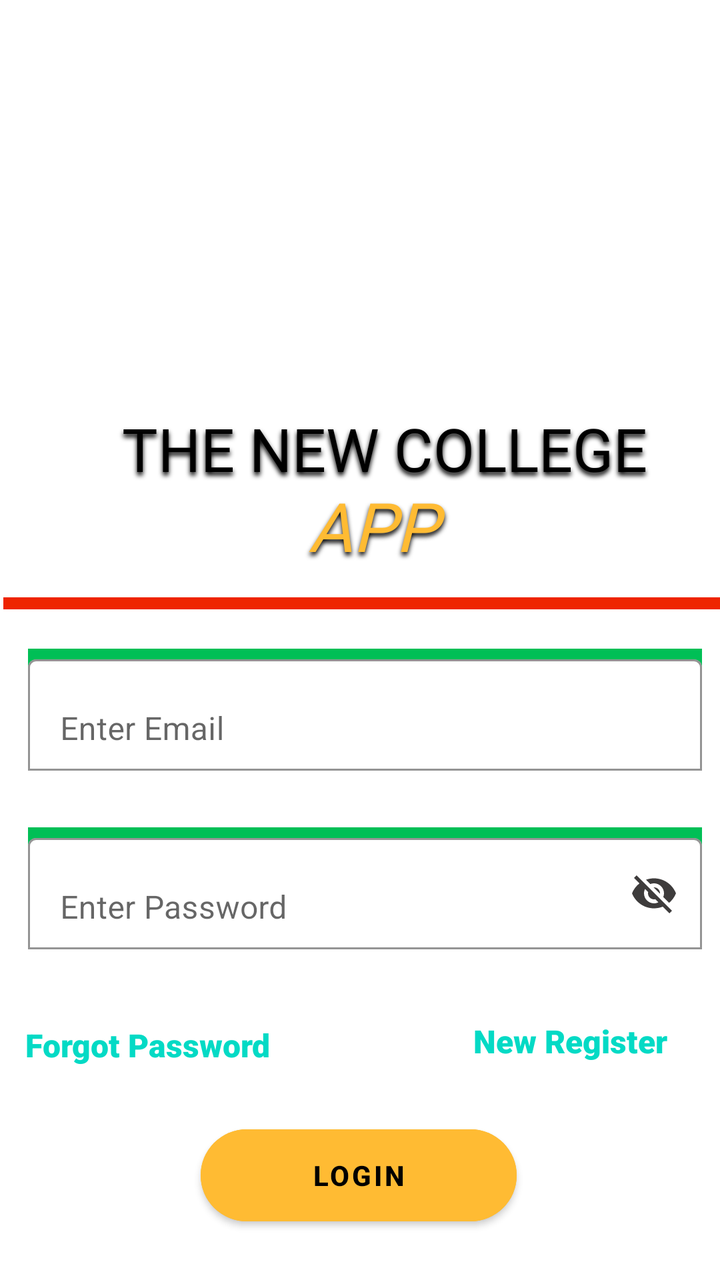
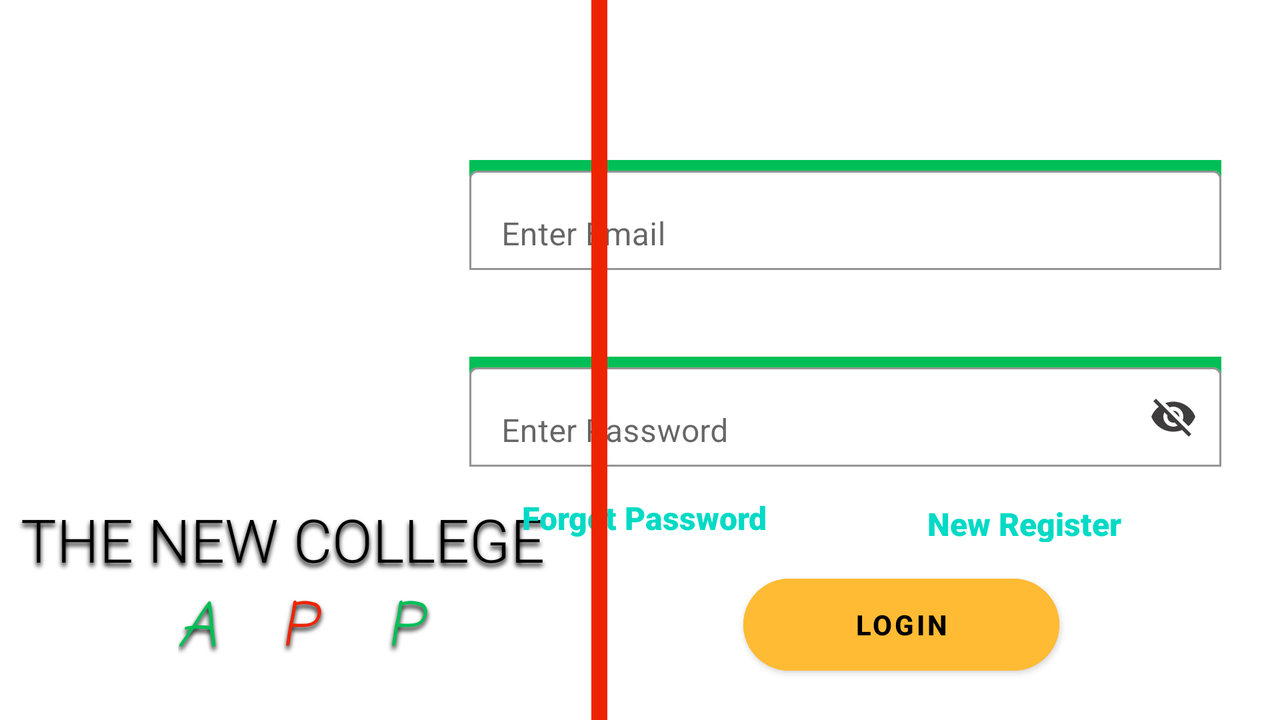

First picture: res/layout/ on a phone held upright. Second picture: the repository's own variant of that layout, on a device whose configuration matches the variant's folder. Source for both follows.
<!-- AndroidManifest.xml: application theme Theme.TheNewCollege -->
<!-- res/layout/activity_studentauthactivity.xml -->
<?xml version="1.0" encoding="utf-8"?>
<androidx.constraintlayout.widget.ConstraintLayout xmlns:android="http://schemas.android.com/apk/res/android"
    xmlns:app="http://schemas.android.com/apk/res-auto"
    xmlns:tools="http://schemas.android.com/tools"
    android:layout_width="match_parent"
    android:layout_height="match_parent"
    android:background="@drawable/appbg"
    tools:context=".Studentauthactivity">


    <com.google.android.material.textfield.TextInputLayout
        android:id="@+id/tiemail"
        android:layout_width="0dp"
        android:layout_height="wrap_content"
        android:layout_marginStart="14dp"
        android:layout_marginEnd="9dp"
        android:background="#00BF56"
        android:hint="Enter Email"
        app:boxBackgroundColor="@color/white"
        app:boxBackgroundMode="outline"
        app:boxStrokeColor="@color/black"
        app:hintAnimationEnabled="true"
        app:hintTextColor="@color/black"
        app:layout_constraintBottom_toBottomOf="parent"
        app:layout_constraintEnd_toEndOf="parent"
        app:layout_constraintHorizontal_bias="0.0"
        app:layout_constraintStart_toStartOf="parent"
        app:layout_constraintTop_toTopOf="parent"
        app:layout_constraintVertical_bias="0.56">

        <com.google.android.material.textfield.TextInputEditText
            android:id="@+id/etemail"
            android:layout_width="match_parent"
            android:layout_height="wrap_content" />

    </com.google.android.material.textfield.TextInputLayout>

    <com.google.android.material.textfield.TextInputLayout
        android:id="@+id/tipassword"
        android:layout_width="0dp"
        android:layout_height="wrap_content"
        android:layout_marginStart="14dp"
        android:layout_marginEnd="9dp"
        android:background="#00BF56"
        android:hint="Enter Password"
        app:boxBackgroundColor="@color/white"
        app:boxBackgroundMode="outline"
        app:boxStrokeColor="@color/black"
        app:hintTextColor="@color/black"
        app:layout_constraintBottom_toBottomOf="@+id/btnstudentlogin"
        app:layout_constraintEnd_toEndOf="parent"
        app:layout_constraintHorizontal_bias="0.0"
        app:layout_constraintStart_toStartOf="parent"
        app:layout_constraintTop_toBottomOf="@+id/tiemail"
        app:layout_constraintVertical_bias="0.166"
        app:passwordToggleEnabled="true"
        app:passwordToggleTint="#3E3C3C">

        <com.google.android.material.textfield.TextInputEditText
            android:id="@+id/etpassword"
            android:layout_width="match_parent"
            android:layout_height="wrap_content" />

    </com.google.android.material.textfield.TextInputLayout>

    <View
        android:id="@+id/divider"
        android:layout_width="wrap_content"
        android:layout_height="6dp"
        android:layout_marginEnd="48dp"
        android:background="#EE2400"
        android:translationX="50dp"
        app:layout_constraintBottom_toTopOf="@+id/tiemail"
        app:layout_constraintEnd_toEndOf="@+id/tiemail"
        app:layout_constraintHorizontal_bias="0.887"
        app:layout_constraintStart_toStartOf="@+id/tipassword"
        app:layout_constraintTop_toBottomOf="@+id/textView2"
        app:layout_constraintVertical_bias="0.283" />

    <TextView
        android:id="@+id/textView"
        android:layout_width="417dp"
        android:layout_height="44dp"
        android:layout_marginTop="204dp"
        android:fontFamily="@font/audiowide"
        android:shadowColor="@color/black"
        android:shadowDy="5"
        android:shadowRadius="6"
        android:text="THE NEW COLLEGE"
        android:textAlignment="center"
        android:textColor="@color/black"
        android:textSize="30sp"
        app:layout_constraintEnd_toEndOf="@+id/textView2"
        app:layout_constraintHorizontal_bias="1.0"
        app:layout_constraintStart_toStartOf="@+id/textView2"
        app:layout_constraintTop_toTopOf="parent" />

    <ProgressBar
        android:id="@+id/progressBar2"
        style="?android:attr/progressBarStyle"
        android:layout_width="wrap_content"
        android:layout_height="wrap_content"
        android:visibility="invisible"
        app:layout_constraintBottom_toBottomOf="parent"
        app:layout_constraintEnd_toEndOf="parent"
        app:layout_constraintHorizontal_bias="0.498"
        app:layout_constraintStart_toStartOf="parent"
        app:layout_constraintTop_toTopOf="parent"
        app:layout_constraintVertical_bias="0.499" />

    <ImageView
        android:id="@+id/imageView2"
        android:layout_width="244dp"
        android:layout_height="191dp"
        android:layout_marginStart="70dp"
        android:layout_marginTop="16dp"
        android:layout_marginEnd="43dp"
        app:layout_constraintBottom_toTopOf="@+id/progressBar2"
        app:layout_constraintEnd_toEndOf="parent"
        app:layout_constraintHorizontal_bias="0.111"
        app:layout_constraintStart_toStartOf="parent"
        app:layout_constraintTop_toTopOf="parent"
        app:layout_constraintVertical_bias="0.0"
        app:srcCompat="@drawable/activity_logo" />

    <Button
        android:id="@+id/btnstudentlogin"
        android:layout_width="158dp"
        android:layout_height="58dp"
        android:backgroundTint="@android:color/holo_orange_light"
        android:text="LOGIN"
        android:textColor="@color/black"
        android:textStyle="bold"
        app:cornerRadius="100dp"
        app:layout_constraintBottom_toBottomOf="parent"
        app:layout_constraintEnd_toEndOf="parent"
        app:layout_constraintHorizontal_bias="0.497"
        app:layout_constraintStart_toStartOf="parent"
        app:layout_constraintTop_toTopOf="@+id/tiemail"
        app:layout_constraintVertical_bias="0.91" />

    <TextView
        android:id="@+id/tvforgetpassword"
        android:layout_width="wrap_content"
        android:layout_height="wrap_content"
        android:layout_marginEnd="227dp"
        android:fontFamily="sans-serif-black"
        android:text="Forgot Password"
        android:textColor="?android:attr/textColorLink"
        android:textSize="16sp"
        android:textStyle="bold"
        app:layout_constraintBottom_toBottomOf="@+id/btnstudentlogin"
        app:layout_constraintEnd_toEndOf="parent"
        app:layout_constraintHorizontal_bias="0.379"
        app:layout_constraintStart_toStartOf="@+id/tipassword"
        app:layout_constraintTop_toBottomOf="@+id/tipassword"
        app:layout_constraintVertical_bias="0.307" />

    <TextView
        android:id="@+id/tvnewregister"
        android:layout_width="109dp"
        android:layout_height="24dp"
        android:clickable="true"
        android:fontFamily="sans-serif-black"
        android:minHeight="48dp"
        android:text="New Register"
        android:textColor="?android:attr/textColorLink"
        android:textSize="16sp"
        android:textStyle="bold"
        app:layout_constraintBottom_toBottomOf="@+id/btnstudentlogin"
        app:layout_constraintEnd_toEndOf="parent"
        app:layout_constraintHorizontal_bias="0.94"
        app:layout_constraintStart_toStartOf="@+id/tvforgetpassword"
        app:layout_constraintTop_toBottomOf="@+id/tipassword"
        app:layout_constraintVertical_bias="0.296" />

    <TextView
        android:id="@+id/textView2"
        android:layout_width="429dp"
        android:layout_height="51dp"
        android:layout_marginTop="224dp"
        android:fontFamily="@font/aldrich"
        android:shadowColor="#000000"
        android:shadowDy="5"
        android:shadowRadius="6"
        android:text="app"
        android:textAlignment="center"
        android:textAllCaps="true"
        android:textColor="@android:color/holo_orange_light"
        android:textSize="34sp"
        android:textStyle="italic"
        app:layout_constraintEnd_toEndOf="@+id/imageView2"
        app:layout_constraintHorizontal_bias="0.534"
        app:layout_constraintStart_toStartOf="@+id/imageView2"
        app:layout_constraintTop_toTopOf="@+id/imageView2" />

    <Space
        android:id="@+id/space"
        android:layout_width="403dp"
        android:layout_height="41dp"
        app:layout_constraintBottom_toBottomOf="parent"
        app:layout_constraintEnd_toEndOf="parent"
        app:layout_constraintStart_toStartOf="parent"
        app:layout_constraintTop_toTopOf="parent"
        app:layout_constraintVertical_bias="0.373" />

    <Space
        android:id="@+id/space2"
        android:layout_width="394dp"
        android:layout_height="40dp"
        app:layout_constraintBottom_toBottomOf="parent"
        app:layout_constraintEnd_toEndOf="parent"
        app:layout_constraintHorizontal_bias="0.0"
        app:layout_constraintStart_toStartOf="parent"
        app:layout_constraintTop_toTopOf="parent"
        app:layout_constraintVertical_bias="0.441" />

    <Space
        android:layout_width="390dp"
        android:layout_height="36dp"
        app:layout_constraintBottom_toBottomOf="parent"
        app:layout_constraintEnd_toEndOf="parent"
        app:layout_constraintHorizontal_bias="0.0"
        app:layout_constraintStart_toStartOf="parent"
        app:layout_constraintTop_toTopOf="parent"
        app:layout_constraintVertical_bias="0.658" />

    <Space
        android:layout_width="390dp"
        android:layout_height="42dp"
        app:layout_constraintBottom_toBottomOf="parent"
        app:layout_constraintEnd_toEndOf="parent"
        app:layout_constraintHorizontal_bias="0.461"
        app:layout_constraintStart_toStartOf="parent"
        app:layout_constraintTop_toTopOf="parent"
        app:layout_constraintVertical_bias="0.795" />

    <Space
        android:id="@+id/space4"
        android:layout_width="398dp"
        android:layout_height="46dp"
        app:layout_constraintBottom_toBottomOf="parent"
        app:layout_constraintEnd_toEndOf="parent"
        app:layout_constraintHorizontal_bias="0.0"
        app:layout_constraintStart_toStartOf="parent"
        app:layout_constraintTop_toTopOf="parent"
        app:layout_constraintVertical_bias="0.888" />

    <Space
        android:layout_width="391dp"
        android:layout_height="27dp"
        app:layout_constraintBottom_toBottomOf="parent"
        app:layout_constraintEnd_toEndOf="parent"
        app:layout_constraintHorizontal_bias="0.0"
        app:layout_constraintStart_toStartOf="parent"
        app:layout_constraintTop_toTopOf="parent"
        app:layout_constraintVertical_bias="1.0" />

    <Space
        android:id="@+id/space3"
        android:layout_width="54dp"
        android:layout_height="283dp"
        app:layout_constraintBottom_toBottomOf="parent"
        app:layout_constraintEnd_toEndOf="parent"
        app:layout_constraintHorizontal_bias="0.0"
        app:layout_constraintStart_toStartOf="parent"
        app:layout_constraintTop_toTopOf="parent"
        app:layout_constraintVertical_bias="0.0" />

    <Space
        android:id="@+id/space5"
        android:layout_width="56dp"
        android:layout_height="283dp"
        app:layout_constraintBottom_toBottomOf="parent"
        app:layout_constraintEnd_toEndOf="parent"
        app:layout_constraintHorizontal_bias="1.0"
        app:layout_constraintStart_toStartOf="parent"
        app:layout_constraintTop_toTopOf="parent"
        app:layout_constraintVertical_bias="0.005" />

</androidx.constraintlayout.widget.ConstraintLayout>
<!-- resources referenced by this layout -->
<resources>
  <color name="black">#FF000000</color>
  <color name="white">#FFFFFFFF</color>
  <style name="Theme.TheNewCollege" parent="Theme.MaterialComponents.DayNight.DarkActionBar">
          
          <item name="colorPrimary">@color/purple_500</item>
          <item name="colorPrimaryVariant">@color/purple_700</item>
          <item name="colorOnPrimary">@color/white</item>
          
          <item name="colorSecondary">@color/teal_200</item>
          <item name="colorSecondaryVariant">@color/teal_700</item>
          <item name="colorOnSecondary">@color/black</item>
          
          <item name="android:statusBarColor" tools:targetApi="l">?attr/colorPrimaryVariant</item>
          
      </style>
  <color name="purple_500">#FF6200EE</color>
  <color name="purple_700">#EE2400</color>
  <color name="teal_200">#FF03DAC5</color>
  <color name="teal_700">#FF018786</color>
</resources>
<!-- res/layout-land/activity_studentauthactivity.xml (the repository's variant of the layout above) -->
<!-- drawn on the phone turned sideways -->
<?xml version="1.0" encoding="utf-8"?>
<androidx.constraintlayout.widget.ConstraintLayout xmlns:android="http://schemas.android.com/apk/res/android"
    xmlns:app="http://schemas.android.com/apk/res-auto"
    xmlns:tools="http://schemas.android.com/tools"
    android:layout_width="match_parent"
    android:layout_height="match_parent"
    android:background="@drawable/appbglandscape"
    tools:context=".Studentauthactivity">

    <ProgressBar
        android:id="@+id/progressBar2"
        style="?android:attr/progressBarStyle"
        android:layout_width="wrap_content"
        android:layout_height="wrap_content"
        android:visibility="invisible"
        app:layout_constraintBottom_toBottomOf="parent"
        app:layout_constraintEnd_toEndOf="parent"
        app:layout_constraintHorizontal_bias="0.71"
        app:layout_constraintStart_toStartOf="parent"
        app:layout_constraintTop_toTopOf="parent"
        app:layout_constraintVertical_bias="0.399" />

    <com.google.android.material.textfield.TextInputLayout
        android:id="@+id/tiemail"
        android:layout_width="376dp"
        android:layout_height="55dp"
        android:layout_marginStart="14dp"
        android:layout_marginTop="80dp"
        android:layout_marginEnd="9dp"
        android:background="#00BF56"
        android:hint="Enter Email"
        app:boxBackgroundColor="@color/white"
        app:boxBackgroundMode="outline"
        app:boxStrokeColor="@color/black"
        app:hintAnimationEnabled="true"
        app:layout_constraintBottom_toTopOf="@+id/progressBar2"
        app:layout_constraintEnd_toEndOf="parent"
        app:layout_constraintHorizontal_bias="0.915"
        app:layout_constraintStart_toStartOf="parent"
        app:layout_constraintTop_toTopOf="parent"
        app:layout_constraintVertical_bias="0.0">

        <com.google.android.material.textfield.TextInputEditText
            android:id="@+id/etemail"
            android:layout_width="match_parent"
            android:layout_height="wrap_content" />

    </com.google.android.material.textfield.TextInputLayout>

    <com.google.android.material.textfield.TextInputLayout
        android:id="@+id/tipassword"
        android:layout_width="376dp"
        android:layout_height="55dp"
        android:layout_marginStart="14dp"
        android:layout_marginEnd="9dp"
        android:layout_marginBottom="10dp"
        android:background="#00BF56"
        android:hint="Enter Password"
        app:boxBackgroundColor="@color/white"
        app:boxBackgroundMode="outline"
        app:boxStrokeColor="@color/black"
        app:layout_constraintBottom_toBottomOf="parent"
        app:layout_constraintEnd_toEndOf="parent"
        app:layout_constraintHorizontal_bias="0.915"
        app:layout_constraintStart_toStartOf="parent"
        app:layout_constraintTop_toTopOf="@+id/tiemail"
        app:layout_constraintVertical_bias="0.457"
        app:passwordToggleEnabled="true"
        app:passwordToggleTint="#3E3C3C">

        <com.google.android.material.textfield.TextInputEditText
            android:id="@+id/etpassword"
            android:layout_width="match_parent"
            android:layout_height="wrap_content" />

    </com.google.android.material.textfield.TextInputLayout>

    <TextView
        android:id="@+id/textView"
        android:layout_width="279dp"
        android:layout_height="43dp"
        android:layout_marginStart="8dp"
        android:layout_marginTop="8dp"
        android:layout_marginBottom="12dp"
        android:fontFamily="sans-serif-light"
        android:shadowColor="@color/black"
        android:shadowDy="5"
        android:shadowRadius="6"
        android:text="THE NEW COLLEGE"
        android:textAlignment="center"
        android:textColor="@color/black"
        android:textSize="30sp"
        app:layout_constraintBottom_toTopOf="@+id/textView8"
        app:layout_constraintEnd_toEndOf="@+id/imageView2"
        app:layout_constraintHorizontal_bias="0.703"
        app:layout_constraintStart_toStartOf="@+id/imageView2"
        app:layout_constraintTop_toBottomOf="@+id/imageView2"
        app:layout_constraintVertical_bias="0.7" />

    <ImageView
        android:id="@+id/imageView2"
        android:layout_width="260dp"
        android:layout_height="220dp"
        android:layout_marginTop="69dp"
        android:layout_marginBottom="112dp"
        app:layout_constraintBottom_toTopOf="@+id/tvforgetpassword"
        app:layout_constraintEnd_toEndOf="parent"
        app:layout_constraintHorizontal_bias="0.033"
        app:layout_constraintStart_toStartOf="parent"
        app:layout_constraintTop_toTopOf="parent"
        app:layout_constraintVertical_bias="0.122"
        app:srcCompat="@drawable/activity_logo" />

    <TextView
        android:id="@+id/textView8"
        android:layout_width="25dp"
        android:layout_height="44dp"
        android:layout_marginTop="240dp"
        android:fontFamily="casual"
        android:shadowColor="@color/black"
        android:shadowDy="5"
        android:shadowRadius="6"
        android:text="A"
        android:textColor="#00BF56"
        android:textSize="30sp"
        android:textStyle="italic"
        app:layout_constraintBottom_toBottomOf="parent"
        app:layout_constraintEnd_toEndOf="@+id/textView"
        app:layout_constraintHorizontal_bias="0.342"
        app:layout_constraintStart_toStartOf="@+id/textView"
        app:layout_constraintTop_toTopOf="@+id/imageView2"
        app:layout_constraintVertical_bias="0.042" />

    <TextView
        android:id="@+id/textView9"
        android:layout_width="24dp"
        android:layout_height="46dp"
        android:layout_marginTop="240dp"
        android:fontFamily="casual"
        android:shadowColor="@color/black"
        android:shadowDy="5"
        android:shadowRadius="6"
        android:text="P"
        android:textColor="#EE2400"
        android:textSize="30sp"
        android:textStyle="italic"
        app:layout_constraintBottom_toBottomOf="parent"
        app:layout_constraintEnd_toEndOf="@+id/textView"
        app:layout_constraintHorizontal_bias="0.541"
        app:layout_constraintStart_toStartOf="@+id/textView"
        app:layout_constraintTop_toTopOf="@+id/imageView2"
        app:layout_constraintVertical_bias="0.043" />

    <TextView
        android:id="@+id/textView10"
        android:layout_width="24dp"
        android:layout_height="46dp"
        android:layout_marginTop="240dp"
        android:fontFamily="casual"
        android:shadowColor="@color/black"
        android:shadowDy="5"
        android:shadowRadius="6"
        android:text="P"
        android:textColor="#00BF56"
        android:textSize="30sp"
        android:textStyle="italic"
        app:layout_constraintBottom_toBottomOf="parent"
        app:layout_constraintEnd_toEndOf="@+id/textView"
        app:layout_constraintHorizontal_bias="0.749"
        app:layout_constraintStart_toStartOf="@+id/textView"
        app:layout_constraintTop_toTopOf="@+id/imageView2"
        app:layout_constraintVertical_bias="0.043" />

    <Button
        android:id="@+id/btnstudentlogin"
        android:layout_width="158dp"
        android:layout_height="58dp"
        android:backgroundTint="@android:color/holo_orange_light"
        android:text="LOGIN"
        android:textColor="@color/black"
        android:textStyle="bold"
        app:cornerRadius="100dp"
        app:layout_constraintBottom_toBottomOf="parent"
        app:layout_constraintEnd_toEndOf="parent"
        app:layout_constraintHorizontal_bias="0.771"
        app:layout_constraintStart_toStartOf="parent"
        app:layout_constraintTop_toBottomOf="@+id/tipassword"
        app:layout_constraintVertical_bias="0.729" />

    <TextView
        android:id="@+id/tvforgetpassword"
        android:layout_width="wrap_content"
        android:layout_height="wrap_content"
        android:layout_marginEnd="227dp"
        android:layout_marginBottom="8dp"
        android:fontFamily="sans-serif-black"
        android:text="Forgot Password"
        android:textColor="?android:attr/textColorLink"
        android:textSize="16sp"
        android:textStyle="bold"
        app:layout_constraintBottom_toTopOf="@+id/btnstudentlogin"
        app:layout_constraintEnd_toEndOf="@+id/tipassword"
        app:layout_constraintHorizontal_bias="1.0"
        app:layout_constraintStart_toStartOf="@+id/tipassword"
        app:layout_constraintTop_toBottomOf="@+id/tipassword"
        app:layout_constraintVertical_bias="0.725" />

    <TextView
        android:id="@+id/tvnewregister"
        android:layout_width="137dp"
        android:layout_height="20dp"
        android:clickable="true"
        android:fontFamily="sans-serif-black"
        android:minHeight="48dp"
        android:text="New Register"
        android:textColor="?android:attr/textColorLink"
        android:textSize="16sp"
        app:layout_constraintBottom_toBottomOf="parent"
        app:layout_constraintEnd_toEndOf="@+id/tipassword"
        app:layout_constraintHorizontal_bias="0.958"
        app:layout_constraintStart_toStartOf="@+id/tipassword"
        app:layout_constraintTop_toBottomOf="@+id/progressBar2"
        app:layout_constraintVertical_bias="0.469" />

    <View
        android:id="@+id/divider2"
        android:layout_width="8dp"
        android:layout_height="500dp"
        android:layout_marginStart="280dp"
        android:layout_marginTop="1dp"
        android:background="#EE2400"
        app:layout_constraintBottom_toBottomOf="parent"
        app:layout_constraintEnd_toEndOf="parent"
        app:layout_constraintHorizontal_bias="0.009"
        app:layout_constraintStart_toStartOf="@+id/imageView2"
        app:layout_constraintTop_toTopOf="parent"
        app:layout_constraintVertical_bias="0.511" />

</androidx.constraintlayout.widget.ConstraintLayout>
